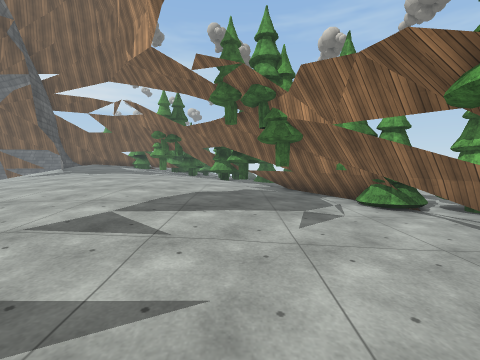
view 1 (above)

17 first-person views from a walk through a scene from a Unity 3-D project. The camera is 1.5 m above the floor, tilts 4° down and sees 90° across. The floor is counted in squares, 1 m on a side. Each view is taken from the middle of a square. On the plan, view 1 faces up. The plan holds only what a view shows up to about 13 squares ahead; the rest is blank. The place goes on beyond the plan. Some animated figures are not drawn. Surface patterns are stand-ins for the level's own textures.

view 2
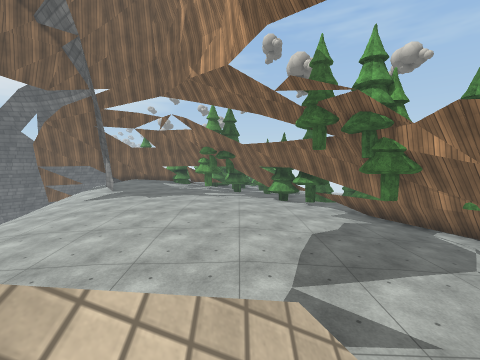

view 3
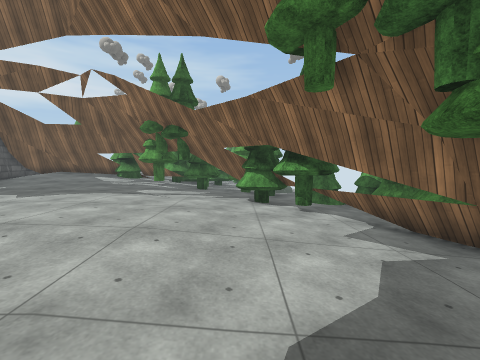

view 4
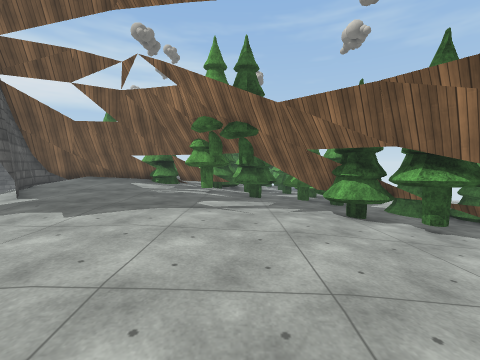

view 5
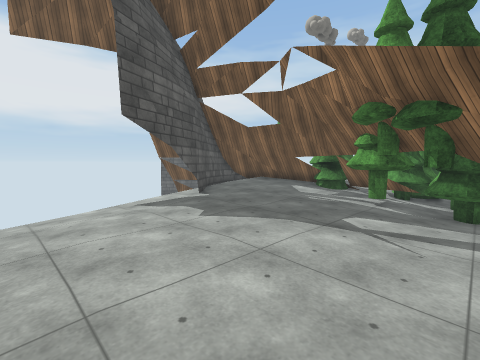

view 6
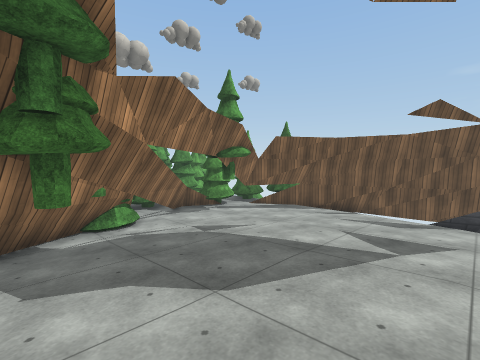

view 7
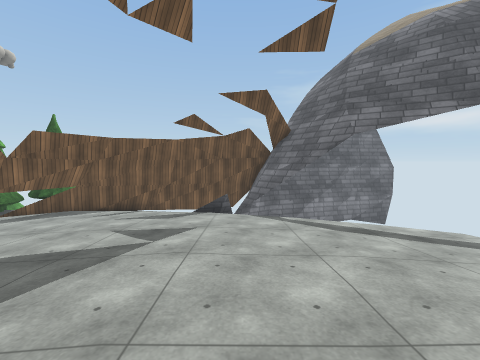

view 8
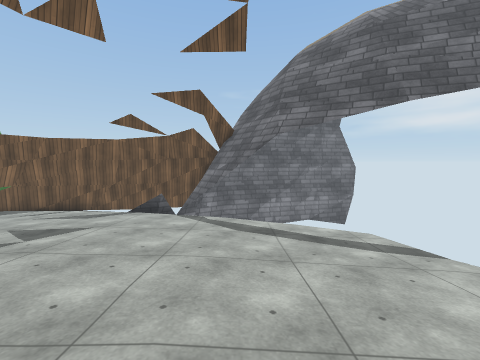

view 9
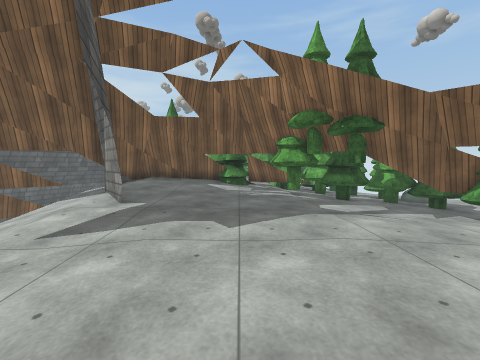

view 10
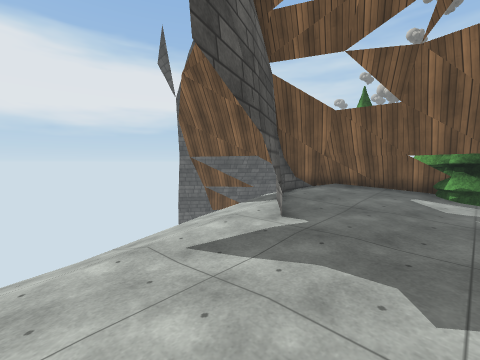

view 11
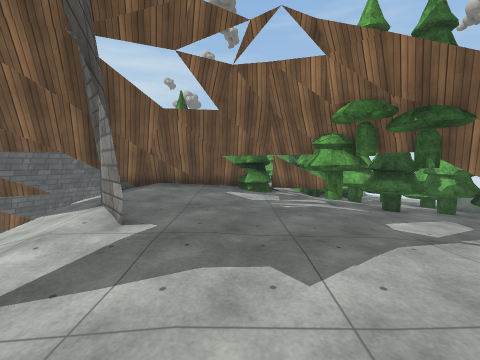

view 12
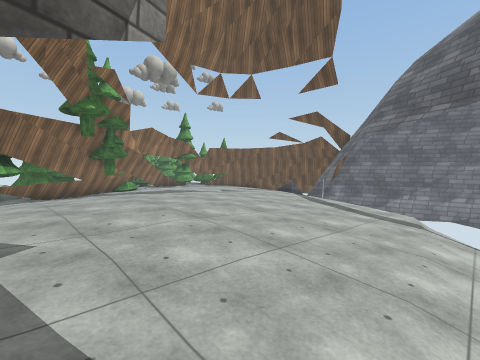

view 13
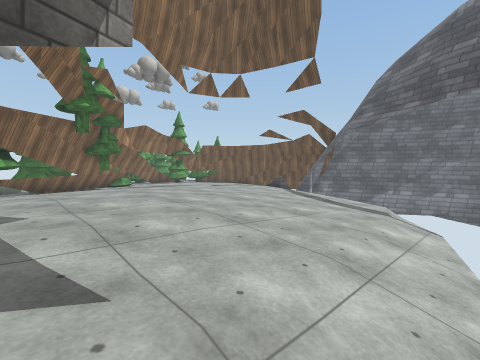

view 14
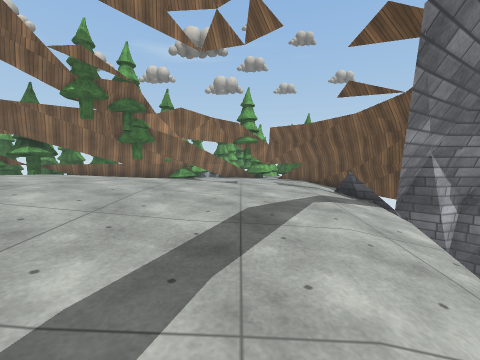

view 15
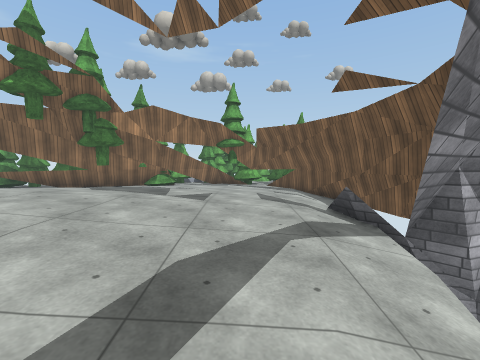

view 16
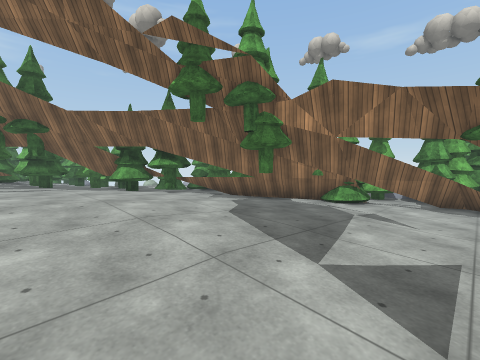

view 17
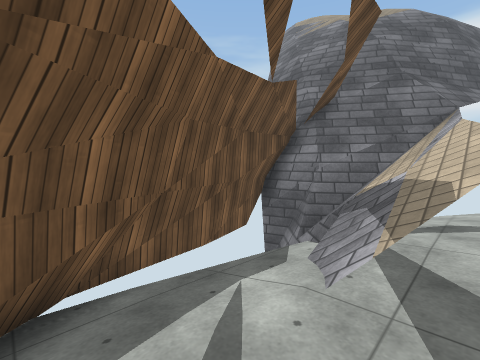

### Floor plan
Key: @ floor where view 1 was taken; # wall or solid block; x gap in a wall; . main floor; : floor 0.25 m higher than the main floor; - floor 0.25 m lower than the main floor; + floor 0.5 m higher than the main floor; _ floor 0.5 m lower than the main floor; * floor 0.75 m higher than the main floor; % floor 1 m higher than the main floor; / step, stairs or slope; = window, fence, low wall or low ledge; ^ raised ledge; v drop or lower ground; T tree; O other object.
Columns run from 16 left of view 1 to 7 right of it. Each row starts with its distance up from view 1.
 24      TTT TT TT TT
 23    TTTTT=TTTTTTTT  ^
 22  #=#######^T  TT^ ^^
 21  ####%**+T##TTTTT^^
 20 ###%%***+TT#T^^TT^^
 19  /#*****+++Tx^^^^TT
 18  /##***++++::##TTTTTTT
 17  //##**++++:::#TT^^T
 16  //+#*++++++:::#TT^TT
 15  //+ ++++++++::##T^^#
 14  //:+++++++++:::.^^TT
 13  //:+++++++++:::.#^T
 12  //::++++++++:::..#=
 11  //:::++++++++::...#^
 10  //.::::+++++:::..T#=^
  9  //..:::::::::::...-TTT^
  8  v/...::::::::::...-#TTT
  7  v//....:::::::....--#^T
  6   //-....:::::....---x^O
  5   v/---.....:.....---##O
  4    /---...........--- ^^
  3     /----........---T T
  2      ///--../#..----# T
  1        //--////----#^^ T
  0          #//////@-##TTTT
 -1          ##/#///_#^ T TO
 -2          ########^     O
 -3             ##vv

Where each view was taken, in squares from view 1:
view 1: 0 up, 0 right, facing up
view 2: 1 up, 4 left, facing up
view 3: 7 up, 2 left, facing up
view 4: 9 up, 5 left, facing up
view 5: 11 up, 4 left, facing up-left
view 6: 11 up, 4 left, facing down-right
view 7: 11 up, 5 left, facing down
view 8: 11 up, 8 left, facing down
view 9: 10 up, 9 left, facing up
view 10: 12 up, 9 left, facing up-left
view 11: 12 up, 10 left, facing up
view 12: 15 up, 14 left, facing down-right
view 13: 15 up, 15 left, facing down-right
view 14: 4 up, 13 left, facing right
view 15: 3 up, 11 left, facing right
view 16: 4 up, 6 left, facing up-right
view 17: 2 up, 1 right, facing down-left
